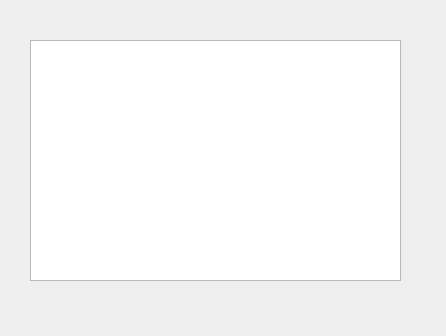
<?xml version="1.0" encoding="UTF-8"?>
<ui version="4.0">
 <class>PreReqSetup</class>
 <widget class="QDialog" name="PreReqSetup">
  <property name="geometry">
   <rect>
    <x>0</x>
    <y>0</y>
    <width>446</width>
    <height>336</height>
   </rect>
  </property>
  <property name="windowTitle">
   <string>PreReqSetup</string>
  </property>
  <widget class="QListWidget" name="listWidget">
   <property name="geometry">
    <rect>
     <x>30</x>
     <y>40</y>
     <width>371</width>
     <height>241</height>
    </rect>
   </property>
  </widget>
 </widget>
 <layoutdefault spacing="6" margin="11"/>
 <resources/>
 <connections/>
</ui>
